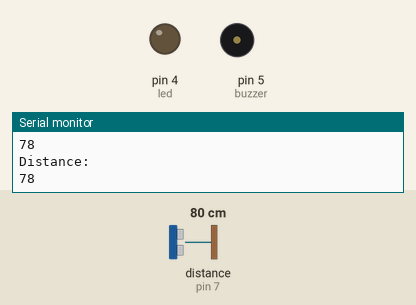
A sketch run on a simulated Arduino Uno, built with avr-gcc and run on an emulated ATmega328P. Shown: output pins drawn as LEDs (lit = HIGH), buzzer (waves = sounding, pin HIGH), the last lines printed to the serial monitor. Wiring (inferred from the names in the program): ultrasonic range finder: trigger pin 6; echo pin 7. The inputs (shaded band) are chosen by the test bench; at power-on: distance to the obstacle (sensor on pin 7) 80 cm. The echo pulse lasts 58.3 µs per cm; pins used as bus, display or sensor lines are not drawn.

Above: at 1.2 s.
1.3 s: distance to the obstacle (sensor on pin 7) set to 43 cm
2.8 s: distance to the obstacle (sensor on pin 7) set to 37 cm
At 3.8 s:
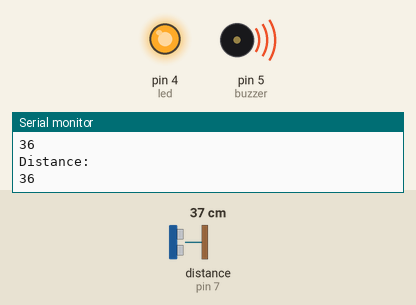
4.4 s: distance to the obstacle (sensor on pin 7) set to 60 cm
At 5.6 s:
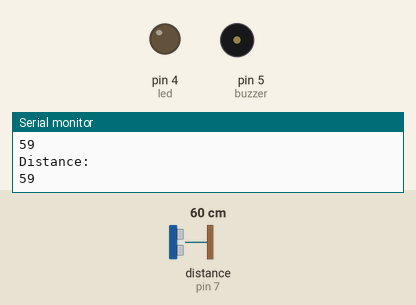
6.0 s: distance to the obstacle (sensor on pin 7) set to 2 cm
At 6.5 s:
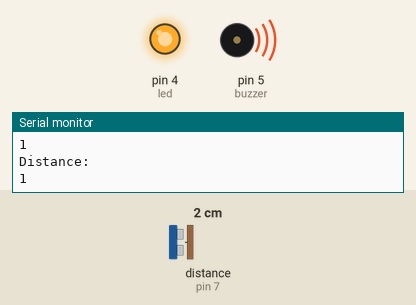
Timing chart, 0 to 8.6 s (numbered marks = the images above; inputs shaded):
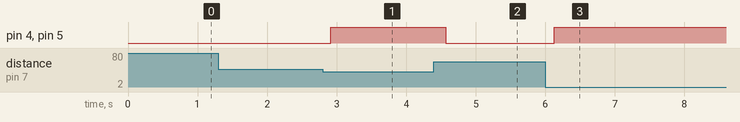

The sketch:

Smart_Blind_Stick.ino
```cpp
int trigPin = 6;
int echoPin = 7;
int led = 4;
int buzzer = 5;
long duration;
int distanceCm;

void setup()
{
  Serial.begin(9600);

  pinMode(trigPin, OUTPUT);
  pinMode(echoPin, INPUT);

  pinMode(led, OUTPUT);
  pinMode(buzzer, OUTPUT);
}

void loop()
{
  digitalWrite(trigPin, LOW);
  delayMicroseconds(2);

  digitalWrite(trigPin, HIGH);
  delayMicroseconds(10);
  digitalWrite(trigPin, LOW);

  duration = pulseIn(echoPin, HIGH);
  distanceCm = duration * 0.034 / 2;

  Serial.println("Distance: ");
  Serial.println(distanceCm);
  delay (100);

  if(distanceCm < 40)
  {
    digitalWrite(buzzer, HIGH);
    digitalWrite(led, HIGH);
  }
  else
  {
      digitalWrite(buzzer, LOW);
      digitalWrite(led, LOW);
  }
}
```

Measured:
- the behaviour switches between 41 and 40 cm on distance to the obstacle (sensor on pin 7) (found by bisection; images 0 and 1)
- after the input at 2.8 s, pin 4 (led), pin 5 (buzzer): LOW → HIGH after 0.12 s
- after the input at 4.4 s, pin 4 (led), pin 5 (buzzer): HIGH → LOW after 0.17 s
- after the input at 6.0 s, pin 4 (led), pin 5 (buzzer): LOW → HIGH after 0.13 s
